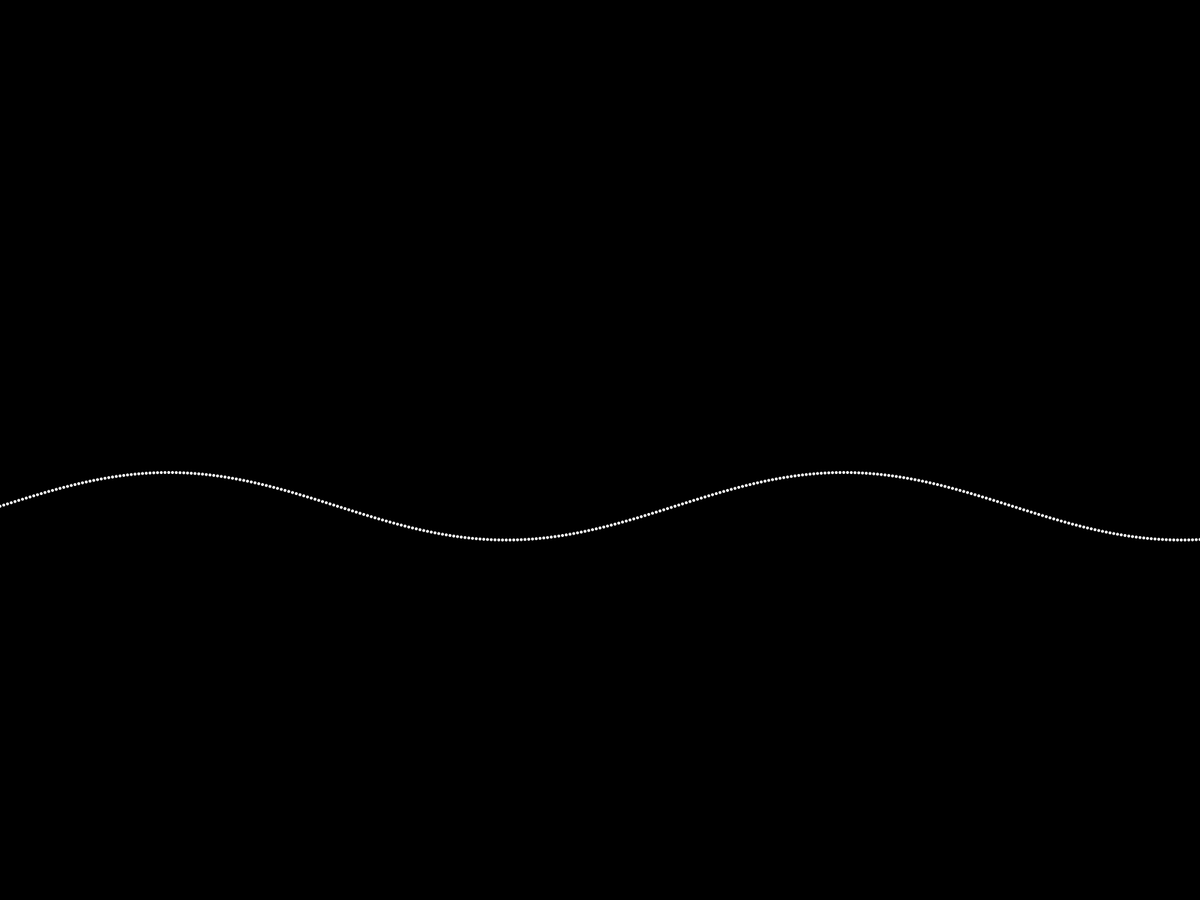
Frame 1 (no input)
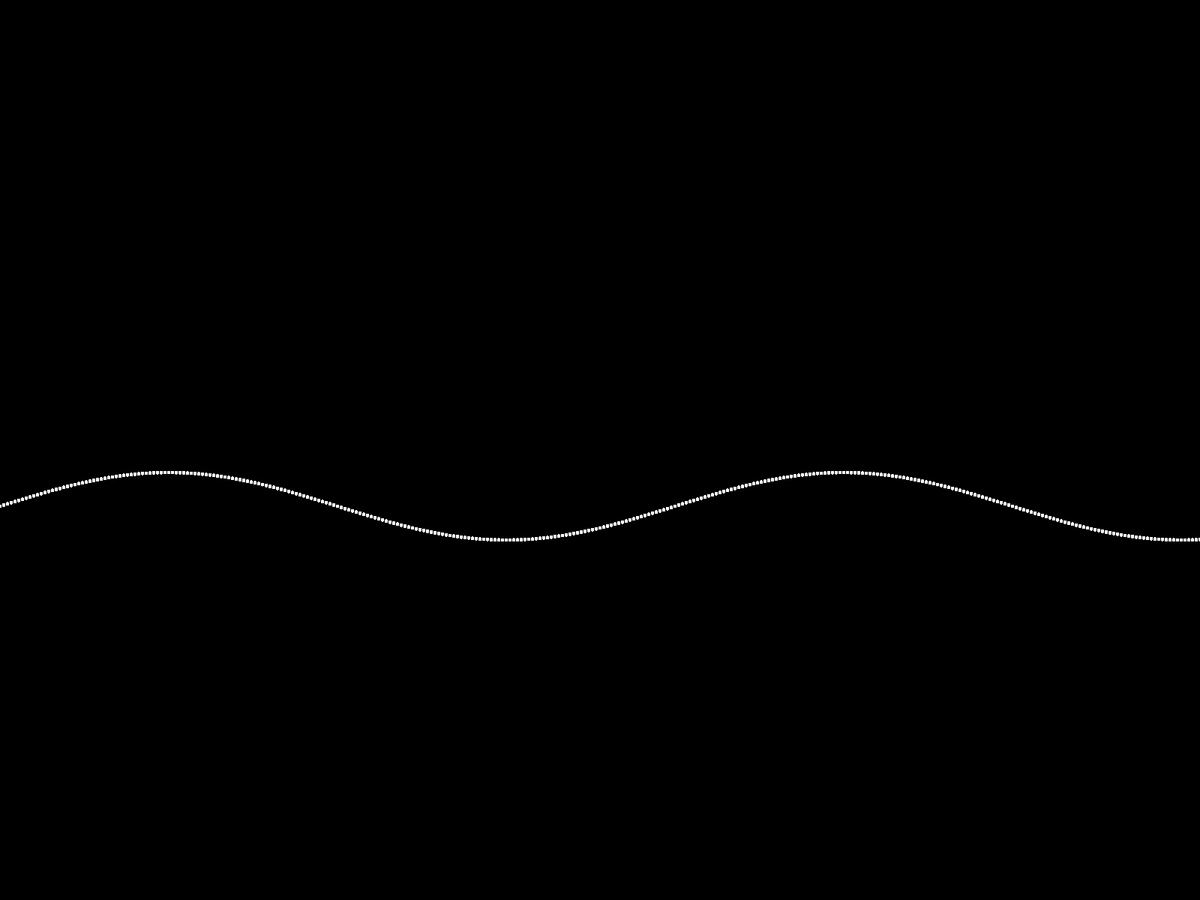
Frame 60 (the mouse pressed at the canvas centre just before this capture)
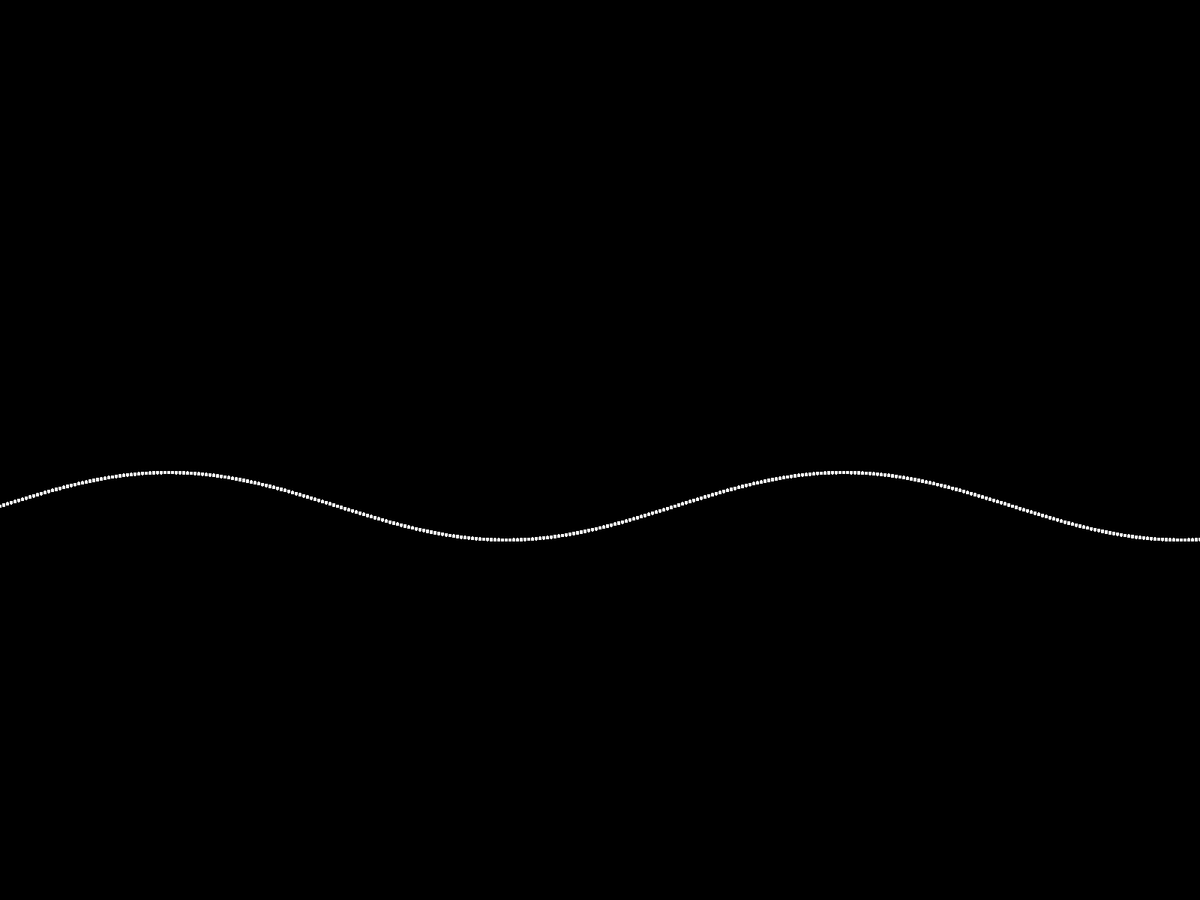
Frame 120 (the mouse held since frame 60 and released just before this capture)

The Processing sketch that drew these frames (run headless with seeded random() and noise(); from frame 60 on, the mouse is pressed at the canvas centre):

// Processing sketch: mySketch
// ── mySketch.pde
void setup() {
	fullScreen();
	background(0);
  noStroke();
  smooth();
  fill(255);
}

void draw() {
  float offset = 75;
	float scaleVal = 45.0;
	float angleInc = PI/90.0;
	float angle = PI;
	translate(0, height/2);

  for (int x = 0; x <= width; x +=5) {
    float y = offset + (sin(angle) * scaleVal);
  	ellipse(x , y, 4, 4);
	  angle += angleInc;
  }
}
